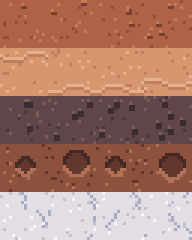
#> input picture assets/mars/mars_tiles.png, 64 x 80 px (shown 3 times larger)
$ python build_zones.py
#> lines starting #> are read from the running program, lines starting #| are printed output that depends on the picture
"""Genera el suelo de las zonas de pantalla única (p. ej. AP-1) con los tiles pixel art
del primer mapa (polvo, regolito, basalto), vistos de cerca como en AP-8.

La imagen real del sitio decide qué terreno va en cada tile según su brillo:
claro = polvo, medio = regolito, oscuro = basalto.

  tools/data/zones/ap1_source.png  ->  assets/zones/ap1_ground.png  (84x46 tiles de 16 px = 1344x736)

En Godot el suelo se amplía x3, igual que AP-8 (cada tile = 48 px de mundo), y el
astronauta y el rover van a su tamaño normal. La cámara fija a zoom 0.33 aleja la vista
para que el mapa entero quepa en la pantalla.

Uso:  python tools/build_zones.py
"""
import pathlib

import numpy as np
from PIL import Image, ImageFilter

ROOT = pathlib.Path(__file__).resolve().parent.parent
SRC_DIR = ROOT / "tools" / "data" / "zones"
OUT = ROOT / "assets" / "zones"
ATLAS = ROOT / "assets" / "mars" / "mars_tiles.png"  # filas: 0 regolito, 1 polvo, 2 basalto, 3 accidentado, 4 hielo

TILE = 16
VARIANTS = 4
REGOLITO, POLVO, BASALTO = 0, 1, 2

# Colores más suaves solo para estas zonas (el mapa global conserva los originales):
# - el basalto pasa de morado oscuro a café oscuro
# - el contraste dentro de cada tile se reduce (SOFTEN) para que el grano sea más sutil
BASALTO_CAFE = {
    (96, 70, 72): (112, 78, 60),   # base
    (74, 54, 60): (94, 64, 50),    # sombra
    (122, 92, 90): (132, 96, 74),  # luz
    (58, 44, 50): (82, 56, 44),    # detalle / rocas
}
SOFTEN = 0.6  # 1 = contraste original, 0 = color plano

# zona -> (imagen, columnas, filas, recorte (x0, y0, x1, y1) o None, espejo horizontal)
# AP-8 y AP-9 reutilizan la misma imagen de AP-1, pero otras partes (y AP-9 en espejo)
# para no tener que generar más mapas.
ZONES = {
    "ap1": ("ap1_source.png", 84, 46, None, False),
    "ap8": ("ap1_source.png", 84, 46, (0, 0, 430, 235), False),       # arriba a la izquierda
    "ap9": ("ap1_source.png", 84, 46, (361, 184, 791, 419), True),    # abajo a la derecha, en espejo
}


def classify(src, cols, rows):
    s = np.asarray(src.filter(ImageFilter.GaussianBlur(1.5)).resize((cols, rows), Image.BOX)).astype(float)
    lum = s @ [0.299, 0.587, 0.114]
    lo, hi = np.quantile(lum, [0.25, 0.62])  # 25 % basalto, 38 % polvo, el resto regolito
    return np.where(lum >= hi, POLVO, np.where(lum <= lo, BASALTO, REGOLITO))


def soft_atlas():
    a = np.asarray(Image.open(ATLAS).convert("RGBA")).astype(float)
    rgb = a[..., :3]
    # basalto (fila 2) a café
    rows = slice(BASALTO * TILE, (BASALTO + 1) * TILE)
    for old, new in BASALTO_CAFE.items():
        m = np.all(rgb[rows] == old, axis=-1)
        rgb[rows][m] = new
    # bajar el contraste de cada fila hacia su color medio
    for k in range(rgb.shape[0] // TILE):
        block = rgb[k * TILE:(k + 1) * TILE]
        mean = block.reshape(-1, 3).mean(0)
        rgb[k * TILE:(k + 1) * TILE] = mean + (block - mean) * SOFTEN
    a[..., :3] = rgb
    return Image.fromarray(a.clip(0, 255).astype(np.uint8))


def bake(atlas, t):
    """Pinta todo el mapa: cada celda con el tile de su terreno (t[y, x])."""
    rows, cols = t.shape
    out = Image.new("RGBA", (cols * TILE, rows * TILE))
    for y in range(rows):
        for x in range(cols):
            v = (x * 7 + y * 13) % VARIANTS  # variante estable para que no se repita
            k = t[y, x]
            out.paste(atlas.crop((v * TILE, k * TILE, (v + 1) * TILE, (k + 1) * TILE)), (x * TILE, y * TILE))
    return np.asarray(out.convert("RGB")).astype(float)


def main():
    OUT.mkdir(parents=True, exist_ok=True)
    atlas = soft_atlas()
#> the loop in soft_atlas, `for k in range(rgb.shape[0] // TILE):` made 5 passes
#> mean on passes 1 to 5: [174.9, 97.68, 69.94], [213.6, 150.3, 112.7], [110.5, 77.08, 59.38], [133.5, 78.57, 60.15], [222.8, 219.3, 226.5]
#> after the loop in soft_atlas, `for k in range(rgb.shape[0] // TILE):`:
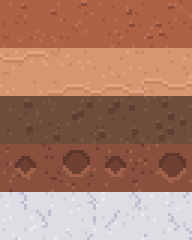
#> rgb: shape (80, 64, 3) float64 (shown 3 times larger); mean R, G, B 171.1, 124.6, 105.7
    for zone, (src_name, cols, rows, crop, mirror) in ZONES.items():
        src = Image.open(SRC_DIR / src_name).convert("RGB")
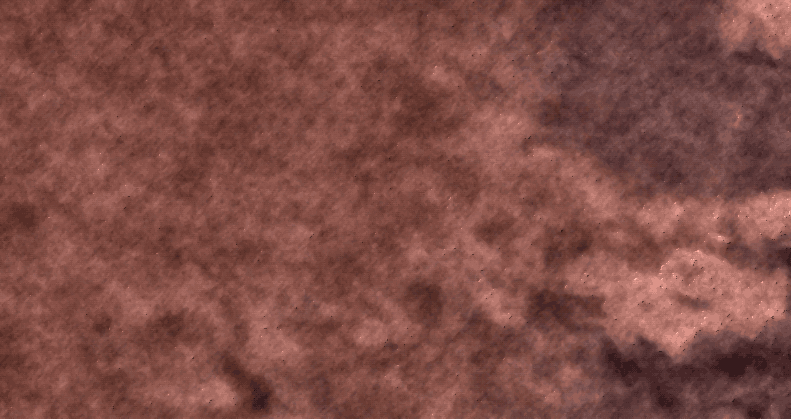
#> input picture tools/data/zones/ap1_source.png, 791 x 419 px
#> src is the input picture: PIL image 791x419 RGB; mean R, G, B 127.2, 76.9, 69.7
        if crop:
            src = src.crop(crop)
        if mirror:
            src = src.transpose(Image.FLIP_LEFT_RIGHT)
        t = classify(src, cols, rows)
#> in classify, `lum = s @ [0.299, 0.587, 0.114]`:
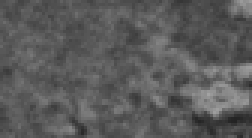
#> lum: shape (46, 84) float64 (shown 3 times larger); min 35.3, max 163.7, mean 91.1
#> in classify, `lo, hi = np.quantile(lum, [0.25, 0.62])`: lo = 80.36; hi = 93.25
#> in classify, `return np.where(lum >= hi, POLVO, np.where(lum <= lo, BASALTO, REGOLIT..`:
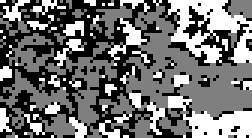
#> returned value: shape (46, 84) int64 (shown 3 times larger); min 0, max 2, mean 0.88; drawn with min black and max white
        img = bake(atlas, t)
#> in bake, `out = Image.new("RGBA", (cols * TILE, rows * TILE))`: out: PIL image 1344x736 RGBA; every value is 0
#> after the loop in bake, `for y in range(rows):`:
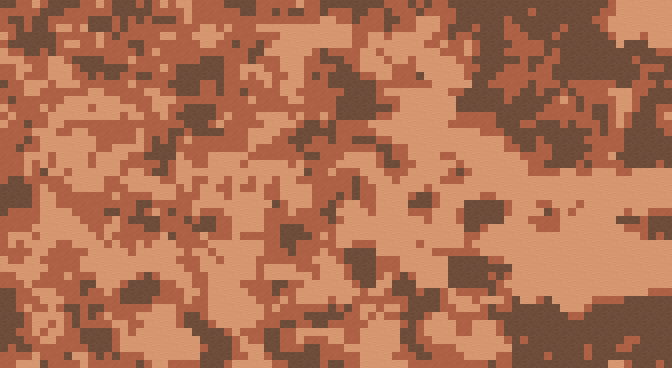
#> out: PIL image 1344x736 RGBA (shown at 1/2 size); mean R, G, B, A 172.9, 112, 82.9, 255
        Image.fromarray(img.clip(0, 255).astype(np.uint8)).save(OUT / f"{zone}_ground.png")
        print(zone, f"{cols}x{rows} tiles", {n: f"{100 * (t == k).mean():.0f}%" for k, n in
                                              [(POLVO, "polvo"), (REGOLITO, "regolito"), (BASALTO, "basalto")]})
#| ap1 84x46 tiles {'polvo': '38%', 'regolito': '37%', 'basalto': '25%'}


if __name__ == "__main__":
    main()
